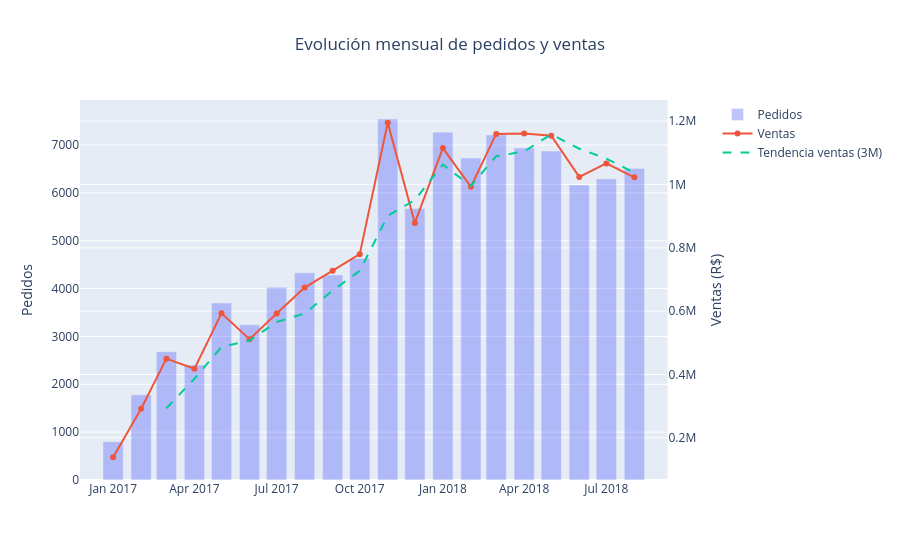

Notebook cell for this chart:
### Markdown cell above
### Interpretación de la evolución mensual de pedidos y ventas

La evolución mensual muestra el crecimiento progresivo del ecommerce durante su etapa de consolidación, especialmente a partir de 2017. Para mejorar la interpretación, se combinan en una misma visualización el número de pedidos y las ventas, junto con una media móvil de tres meses que suaviza la volatilidad mensual.

La aparente caída al final de la serie no debe interpretarse automáticamente como una contracción real del negocio. Antes de extraer conclusiones, se verificó la cobertura temporal del dataset y se observó que los últimos meses presentan menor volumen de registros, lo que sugiere periodos incompletos o parcialmente capturados. Por ello, el análisis de tendencia se centra en el periodo más estable del negocio.

### Code cell
fig = make_subplots(specs=[[{"secondary_y": True}]])
fig.add_bar(x=monthly_business["purchase_year_month"], y=monthly_business["pedidos"],
            name="Pedidos", opacity=.4, secondary_y=False)
fig.add_scatter(x=monthly_business["purchase_year_month"], y=monthly_business["ventas"],
                name="Ventas", mode="lines+markers", secondary_y=True)
fig.add_scatter(x=monthly_business["purchase_year_month"], y=monthly_business["ventas_ma3"],
                name="Tendencia ventas (3M)", mode="lines", line=dict(dash="dash"), secondary_y=True)

fig.update_layout(title="Evolución mensual de pedidos y ventas", title_x=.5, hovermode="x unified")
fig.update_yaxes(title_text="Pedidos", secondary_y=False)
fig.update_yaxes(title_text="Ventas (R$)", secondary_y=True)
fig.show()

### Figure 1 — Plotly figure (JSON) as saved in the notebook; plotly's stock layout.template omitted (floating-point values rounded to 4 significant figures)
{"data": [{"name": "Pedidos", "opacity": 0.4, "type": "bar", "x": ["2017-01", "2017-02", "2017-03", "2017-04", "2017-05", "2017-06", "2017-07", "2017-08", "2017-09", "2017-10", "2017-11", "2017-12", "2018-01", "2018-02", "2018-03", "2018-04", "2018-05", "2018-06", "2018-07", "2018-08"], "xaxis": "x", "y": [800, 1780, 2682, 2404, 3700, 3245, 4026, 4331, 4285, 4631, 7544, 5673, 7269, 6728, 7211, 6939, 6873, 6167, 6292, 6512], "yaxis": "y"}, {"mode": "lines+markers", "name": "Ventas", "type": "scatter", "x": ["2017-01", "2017-02", "2017-03", "2017-04", "2017-05", "2017-06", "2017-07", "2017-08", "2017-09", "2017-10", "2017-11", "2017-12", "2018-01", "2018-02", "2018-03", "2018-04", "2018-05", "2018-06", "2018-07", "2018-08"], "xaxis": "x", "y": [138500.0, 291900.0, 449900.0, 417800.0, 592900.0, 511300.0, 592400.0, 674400.0, 727800.0, 779700.0, 1195000.0, 878400.0, 1115000.0, 992500.0, 1160000.0, 1161000.0, 1154000.0, 1024000.0, 1067000.0, 1022000.0], "yaxis": "y2"}, {"line": {"dash": "dash"}, "mode": "lines", "name": "Tendencia ventas (3M)", "type": "scatter", "x": ["2017-01", "2017-02", "2017-03", "2017-04", "2017-05", "2017-06", "2017-07", "2017-08", "2017-09", "2017-10", "2017-11", "2017-12", "2018-01", "2018-02", "2018-03", "2018-04", "2018-05", "2018-06", "2018-07", "2018-08"], "xaxis": "x", "y": [null, null, 293400.0, 386500.0, 486900.0, 507300.0, 565500.0, 592700.0, 664800.0, 727300.0, 900800.0, 951000.0, 1063000.0, 995300.0, 1089000.0, 1104000.0, 1158000.0, 1113000.0, 1081000.0, 1038000.0], "yaxis": "y2"}], "layout": {"hovermode": "x unified", "title": {"text": "Evolución mensual de pedidos y ventas", "x": 0.5}, "xaxis": {"anchor": "y", "domain": [0, 0.94]}, "yaxis": {"anchor": "x", "domain": [0, 1], "title": {"text": "Pedidos"}}, "yaxis2": {"anchor": "x", "overlaying": "y", "side": "right", "title": {"text": "Ventas (R$)"}}}}
